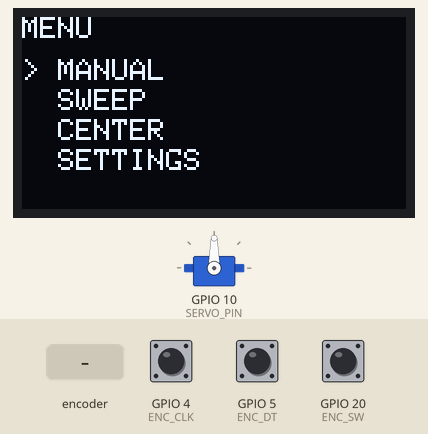
Bench run of a program on a simulated ESP32-C3. Parts: 128×64 one-colour display, servo. The inputs (shaded band) are chosen by the test bench; at power-on: GPIO 20 (ENC_SW) HIGH, GPIO 4 (ENC_CLK) HIGH, GPIO 5 (ENC_DT) HIGH. EEPROM starts erased.

Above: at 1.2 s.
1.3 s: GPIO 20 (ENC_SW) pulled LOW for 0.15 s
At 2.5 s:
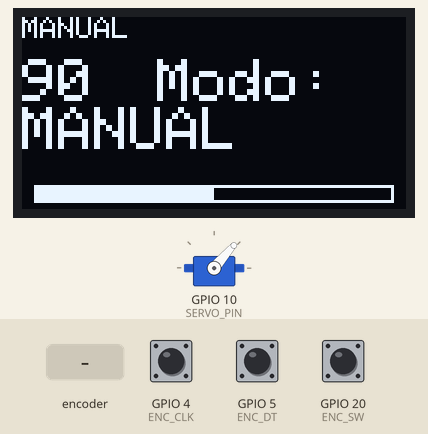
2.9 s: rotary encoder on GPIO 4 (ENC_CLK) / GPIO 5 (ENC_DT) turned 3 steps (first pin leading)
At 4.6 s:
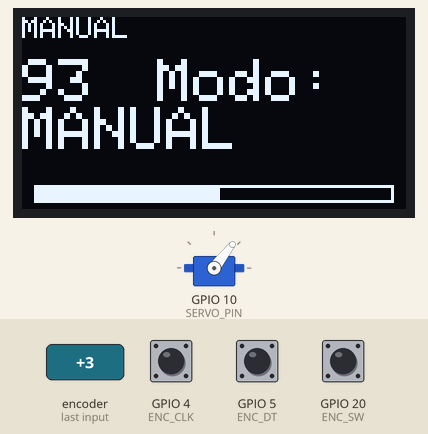
5.0 s: GPIO 20 (ENC_SW) pulled LOW for 1 s
At 6.4 s:
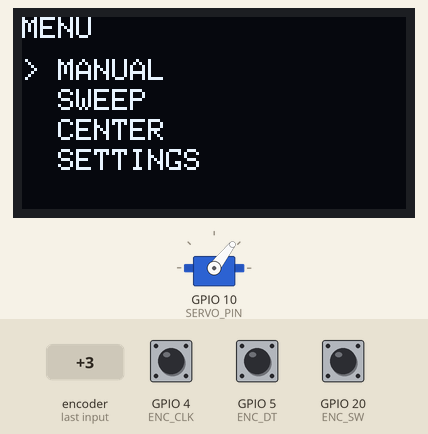
7.5 s: rotary encoder on GPIO 4 (ENC_CLK) / GPIO 5 (ENC_DT) turned 1 step (first pin leading)
At 7.9 s:
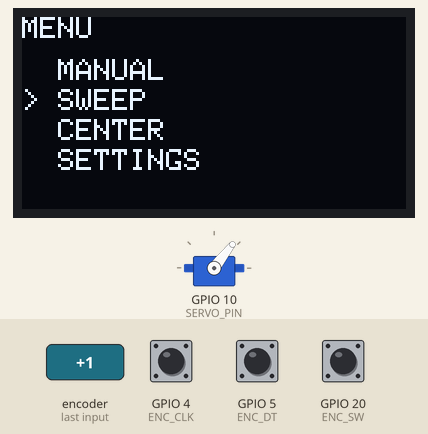
9.2 s: GPIO 20 (ENC_SW) pulled LOW for 0.15 s
At 9.41 s:
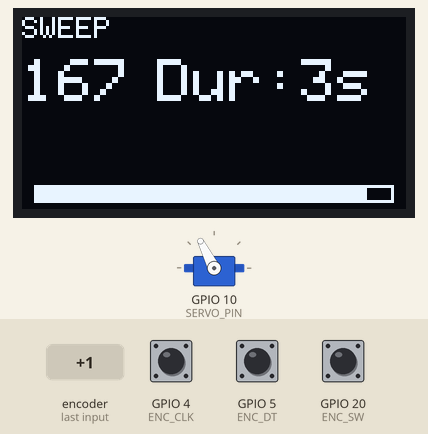
9.9 s: GPIO 20 (ENC_SW) pulled LOW for 3.2 s
At 10.7 s:
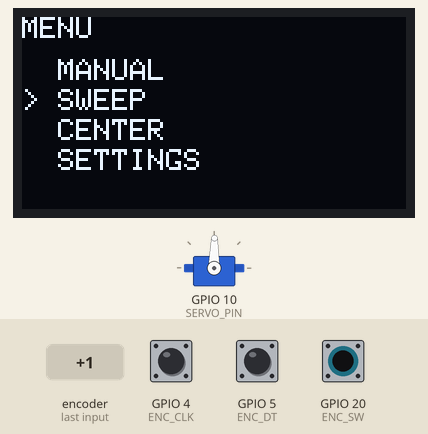
Timing chart, 0 to 12.9 s (numbered marks = the images above; inputs shaded):
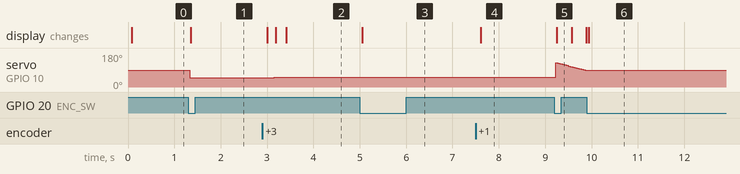

Measured:
- after the input at 1.3 s, servo on GPIO 10 (SERVO_PIN): 90° → 49° at once; the display: changes after 0.06 s (image 1)
- after the input at 2.9 s, servo on GPIO 10 (SERVO_PIN): 49° → 50° after 0.08 s, → 51° 0.18 s later, → 52° 0.23 s later; the display: first changes after 0.10 s (image 2 shows a later state)
- after the input at 5.0 s, the display: changes after 0.05 s (image 3)
- after the input at 7.5 s, the display: changes after 0.11 s (image 4)
- after the input at 9.2 s, the display: changes after 0.05 s (image 5)
- after the input at 9.9 s, servo on GPIO 10 (SERVO_PIN): stops changing and stays 89°; the display: changes at once (image 6)

The program:

main.cpp
```cpp
/*
 * Servo Tester (Nivel 1) for ESP32-C3 Super Mini
 * -------------------------------------------------
 * Modes: MENU / MANUAL / SWEEP / CENTER / SETTINGS
 * Controls a standard hobby servo (50 Hz) and shows the pulse width
 * in microseconds plus a gauge bar on a 128x64 SSD1306 OLED.
 *
 * ENCODER CHOICE:
 *   We use a CHANGE-interrupt on the encoder CLK pin, reading DT and using a
 *   timestamp debounce. This avoids an extra library and is rock-solid on the
 *   C3. (ESP32Encoder / PCNT was an alternative but this compiles cleanly with
 *   zero dependency risk.) One encoder detent == +/-1 degree.
 *
 * DEBUG NOTE:
 *   Serial is UART0 (GPIO1/3); the Super Mini does not expose it on USB.
 *   Serial.begin() is kept for completeness but do NOT rely on its output.
 *   All human-facing feedback is on the OLED.
 */

#include <Arduino.h>
#include <Wire.h>
#include <Adafruit_GFX.h>
#include <Adafruit_SSD1306.h>
#include <ESP32Servo.h>
#include <Preferences.h>

// ----------------------------- Pinout (3.3 V logic) -------------------------
#define OLED_SDA   6
#define OLED_SCL   7
#define SERVO_PIN  10
#define ENC_CLK    4
#define ENC_DT     5
#define ENC_SW     20

// ----------------------------- OLED object ----------------------------------
#define SCREEN_W 128
#define SCREEN_H 64
Adafruit_SSD1306 display(SCREEN_W, SCREEN_H, &Wire, -1);

// ----------------------------- Servo ----------------------------------------
Servo servo;

// ----------------------------- Settings (persisted) -------------------------
// The angle domain is fixed at 0..180 deg. The configurable limits (minUs/maxUs)
// define the pulse width delivered at 0 deg and 180 deg respectively. "center"
// is the angle held in CENTER mode. Everything is stored in Preferences.
Preferences prefs;
int minUs       = 500;    // pulse width (us) at 0 deg
int maxUs       = 2000;   // pulse width (us) at 180 deg
int centerAngle = 90;     // angle held in CENTER mode
int sweepDurationSec = 3; // sweep duration in seconds (0->180), round-trip 2*this

// Fixed angle domain.
const int minAng = 0;
const int maxAng = 180;

// ----------------------------- Encoder (interrupt based) --------------------
// Net detents since last poll: positive = CW, negative = CCW.
volatile int  encoderDelta = 0;
volatile bool buttonFlag = false;
volatile unsigned long lastBtnMs = 0;
volatile uint8_t lastClkState = LOW;   // para ISR de encoder (flanco de subida limpio)

// ----------------------------- State machine --------------------------------
enum Mode { MENU, MANUAL, SWEEP, CENTER, SETTINGS };
Mode mode = MENU;
const char* modeNames[] = { "MENU", "MANUAL", "SWEEP", "CENTER", "SETTINGS" };

// MENU entries: MANUAL, SWEEP, CENTER, SETTINGS
int menuIndex = 0;
const int MENU_COUNT = 4;

// SETTINGS sub-fields: 0 = minUs, 1 = maxUs, 2 = center
int settingField = 0;
const int SETTINGS_FIELDS = 4; // minUs, maxUs, center, sweepDuration

// Live commanded angle (for display & drive).
int angle = 90;

// ----------------------------- ISRs -----------------------------------------
void IRAM_ATTR encoderISR() {
  int clk = digitalRead(ENC_CLK);
  if (clk == HIGH && lastClkState == LOW) {   // flanco de subida limpio LOW→HIGH
    int dt = digitalRead(ENC_DT);
    encoderDelta += (dt == LOW) ? 1 : -1;     // CW = +1, CCW = -1
  }
  lastClkState = clk;                           // actualiza estado para la próxima
}

void IRAM_ATTR buttonISR() {
  unsigned long now = millis();
  if (now - lastBtnMs < 50) return;    // 50 ms debounce
  lastBtnMs = now;
  buttonFlag = true;
}

// ----------------------------- Helpers --------------------------------------
// Map an angle in [0..180] to its pulse width using the configured limits.
int angleToUs(int a) {
  a = constrain(a, minAng, maxAng);
  return (int)map((long)a, minAng, maxAng, minUs, maxUs);
}

// Triangular sweep: ~1.5 s per direction across 0..180 deg.
int sweepAngle() {
  unsigned long period = (unsigned long)sweepDurationSec * 1000;  // one-way duration in ms
  unsigned long t = millis();
  unsigned long phase = t % (2 * period);  // full round-trip period
  int a;
  if (phase < period) a = (int)map((long)phase, 0, (long)period, 0, 180);
  else              a = (int)map((long)phase, (long)period, 2 * (long)period, 180, 0);
  return constrain(a, 0, 180);
}

void loadSettings() {
  prefs.begin("servotester", true);   // read-only
  minUs       = prefs.getUInt("minUs", 100);
  maxUs       = prefs.getUInt("maxUs", 2000);
  centerAngle = prefs.getUInt("center", 90);
  sweepDurationSec = prefs.getUInt("sweepDur", 3);
  prefs.end();
  minUs = constrain(minUs, 100, 2000);
  maxUs = constrain(maxUs, 1800, 2600);
  centerAngle = constrain(centerAngle, 0, 180);
  sweepDurationSec = constrain(sweepDurationSec, 1, 9);
}

void saveSettings() {
  prefs.begin("servotester", false);  // read-write
  prefs.putUInt("minUs", (unsigned int)minUs);
  prefs.putUInt("maxUs", (unsigned int)maxUs);
  prefs.putUInt("center", (unsigned int)centerAngle);
  prefs.putUInt("sweepDur", (unsigned int)sweepDurationSec);
  prefs.end();
}

// ----------------------------- Input handling -------------------------------
void handleInput() {
  // Consume encoder detents (atomic read/clear).
  noInterrupts();
  int d = encoderDelta;
  encoderDelta = 0;
  interrupts();

if (d != 0) {
    switch (mode) {
      case MENU:
        menuIndex = constrain(menuIndex + d, 0, MENU_COUNT - 1);
        break;
      case MANUAL:
        angle = constrain(angle + d, minAng, maxAng);
        break;
      case SETTINGS:
        if (settingField == 0)      minUs       = constrain(minUs + d * 10, 100, 2000);
        else if (settingField == 1) maxUs       = constrain(maxUs + d * 10, 1800, 2600);
        else if (settingField == 2) centerAngle = constrain(centerAngle + d, 0, 180);
        else if (settingField == 3) sweepDurationSec = constrain(sweepDurationSec + d, 1, 9);
        if (minUs >= maxUs) minUs = maxUs - 1;  // protección cruzada
        break;
      case SWEEP:
        sweepDurationSec = constrain(sweepDurationSec + d, 1, 9);
        saveSettings(); // guardar al cambiar sobre la marcha
        break;
      default:
        break;
    }
}

  // Consume button press (atomic read/clear).
  noInterrupts();
  bool b = buttonFlag;
  buttonFlag = false;
  interrupts();

  if (b) {
    switch (mode) {
      case MENU:
        if      (menuIndex == 0) { mode = MANUAL; angle = 90; }
        else if (menuIndex == 1) mode = SWEEP;
        else if (menuIndex == 2) mode = CENTER;
        else if (menuIndex == 3) { mode = SETTINGS; settingField = 0; }
        break;
      case MANUAL:
      case SWEEP:
      case CENTER:
        mode = MENU;                 // press returns to the menu
        break;
      case SETTINGS:
        settingField++;
        if (settingField >= SETTINGS_FIELDS) {
          saveSettings();           // leaving SETTINGS persists limits
          mode = MENU;
        }
        break;
    }
  }
}

// ----------------------------- Rendering -------------------------------------
void drawGauge(int ang) {
  int x = 4, y = 56, w = SCREEN_W - 8, h = 6;
  display.drawRect(x, y, w, h, WHITE);
  int fill = map(constrain(ang, 0, 180), 0, 180, 0, w);
  display.fillRect(x, y, fill, h, WHITE);
}

void drawServo(const char* label, int ang) {
  display.clearDisplay();
  display.setTextSize(1);
  display.setTextColor(WHITE);
  display.setCursor(0, 0);
  display.println(label);

  // Ángulo a la izquierda, duración a la derecha en la misma línea
  // Usamos tamaño 2 para ambos para que entren en 128px
  display.setTextSize(2);
  display.setCursor(0, 14);
  display.print(ang);

  // Mostrar duración al lado derecho del ángulo
  display.setTextSize(2);     // <- agrandado de 1 a 2
  display.setCursor(45, 14);  // <- un solo espacio después del número
  if (strcmp(label, "SWEEP") == 0) {
    display.print("Dur:");
    display.print(sweepDurationSec);
    display.print("s");
  } else {
    display.print("Modo: ");
    display.print(label);
  }

  // Barra de gauge al final de la pantalla (abajo)
  drawGauge(ang);

  display.display();
}

void drawMenu() {
  display.clearDisplay();
  display.setTextSize(1);
  display.setTextColor(WHITE);
  display.setCursor(0, 0);
  display.println("MENU");

  const char* items[] = { "MANUAL", "SWEEP", "CENTER", "SETTINGS" };
  for (int i = 0; i < MENU_COUNT; i++) {
    display.setCursor(0, 14 + i * 10);
    display.print(i == menuIndex ? "> " : "  ");
    display.println(items[i]);
  }
  display.display();
}

void drawSettings() {
  display.clearDisplay();
  display.setTextSize(1);
  display.setTextColor(WHITE);
  display.setCursor(0, 0);
  display.println("SETTINGS");

  display.print(settingField == 0 ? " >" : "  ");
  display.print("minUs : "); display.println(minUs);
  display.print(settingField == 1 ? " >" : "  ");
  display.print("maxUs : "); display.println(maxUs);
  display.print(settingField == 2 ? " >" : "  ");
  display.print("center: "); display.println(centerAngle);

  display.setCursor(0, 54);
  display.println("SW=next  turn=edit");
  display.display();
}

// ----------------------------- Setup -----------------------------------------
void setup() {
  Serial.begin(115200);                 // UART0 only; NOT visible over USB

  Wire.begin(OLED_SDA, OLED_SCL);
  if (!display.begin(SSD1306_SWITCHCAPVCC, 0x3C)) {
    // No OLED: stop here so the fault is obvious on the bench.
    while (true) { delay(1000); }
  }
  display.clearDisplay();
  display.display();

  loadSettings();
  servo.attach(SERVO_PIN, minUs, maxUs);

  pinMode(ENC_CLK, INPUT_PULLUP);
  pinMode(ENC_DT,  INPUT_PULLUP);
  pinMode(ENC_SW,  INPUT_PULLUP);
  attachInterrupt(digitalPinToInterrupt(ENC_CLK), encoderISR, CHANGE);
  attachInterrupt(digitalPinToInterrupt(ENC_SW),  buttonISR, FALLING);

  // Optional: enable the hardware watchdog (left disabled/commented).
  // esp_task_wdt_init(5, true); // 5 s timeout, panic on breach
}

// ----------------------------- Loop ------------------------------------------
void loop() {
  static uint8_t prevMode = 255;  // init to "never had a previous mode"

  handleInput();

  int driveAngle = angle;
  switch (mode) {
    case MANUAL:   driveAngle = angle;       break;
    case CENTER:   driveAngle = centerAngle; angle = centerAngle; break;
    case SWEEP:    driveAngle = sweepAngle(); angle = driveAngle; break;
    case SETTINGS:
      // Servo al extremo correspondiente para ver el efecto de cada ajuste
      if (settingField == 0)      driveAngle = 0;            // minUs -> 0°
      else if (settingField == 1) driveAngle = 180;          // maxUs -> 180°
      else if (settingField == 2) driveAngle = centerAngle;  // center -> center°
      else                        driveAngle = angle;        // sweepDur -> donde esté
      break;
    case MENU:     driveAngle = -1;          break; // servo holds last position
  }

  if (mode != MENU) {
    servo.writeMicroseconds(angleToUs(driveAngle));
  }

  switch (mode) {
    case MENU:    drawMenu();                       break;
    case MANUAL:  drawServo("MANUAL", angle);       break;
    case SWEEP:   drawServo("SWEEP", sweepAngle());  break;
    case CENTER:  drawServo("CENTER", centerAngle);  break;
    case SETTINGS: drawSettings();                  break;
  }

  // --- Submenú de duración de sweep al entrar al modo ---
  if (mode == SWEEP && prevMode != SWEEP) {
    // Primera vez que entra al modo SWEEP: preguntar duración por chat
    // y guardar el valor elegido
    prevMode = SWEEP;
    // Enviar mensaje de chat indicando la duración actual y cómo cambiarla
    // (el usuario puede girar el encoder para cambiarla en tiempo real)
    // Nota: si el usuario quiere un valor distinto, girar el encoder
    // cambiará sweepDurationSec de 1 a 10 y lo guardará automáticamente.
    // Duración actual: sweepDurationSec segundos (un sentido 0→180).
  }

  delay(20); // ~50 Hz UI refresh, leaves headroom for servo timing
}
```
